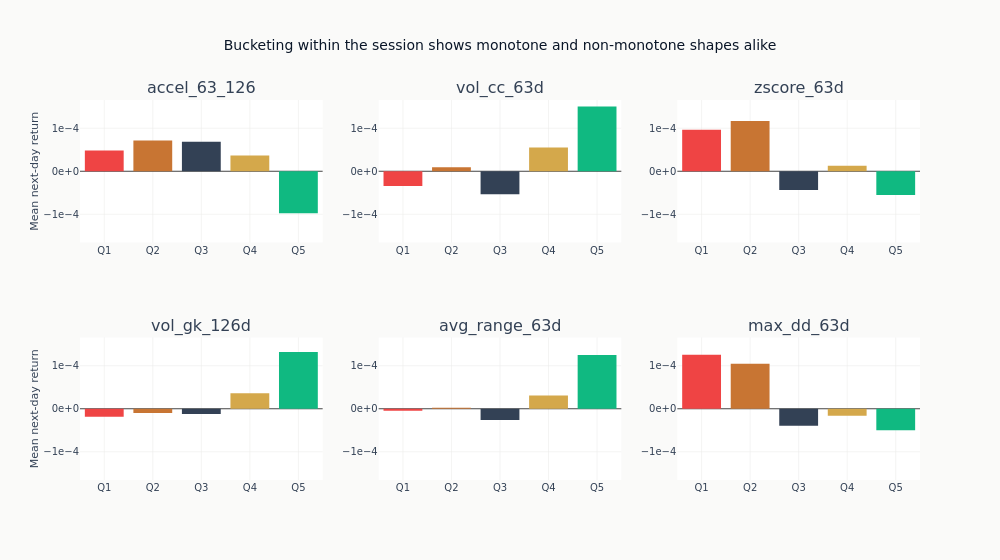

The notebook cell this image was saved under:
### Code cell
if quantile_spreads:
    figure_rows = (len(features_to_show) + 2) // 3
    fig = make_subplots(rows=figure_rows, cols=3, subplot_titles=features_to_show)
    quantile_colors = [
        COLORS["negative"],
        COLORS["copper"],
        COLORS["neutral"],
        COLORS["amber"],
        COLORS["positive"],
    ]
    for index, feature in enumerate(features_to_show):
        row, column = divmod(index, 3)
        fig.add_trace(
            go.Bar(
                x=[f"Q{quantile + 1}" for quantile in range(N_QUANTILES)],
                y=quantile_spreads[feature],
                marker_color=quantile_colors,
                showlegend=False,
            ),
            row=row + 1,
            col=column + 1,
        )
    fig.update_layout(
        title="Bucketing within the session shows monotone and non-monotone shapes alike",
        height=280 * figure_rows,
        width=1000,
    )
    # One shared y range, so a weak profile cannot be rescaled to look like a strong one.
    span = max(abs(value) for feature in features_to_show for value in quantile_spreads[feature])
    fig.update_yaxes(range=[-1.1 * span, 1.1 * span], tickformat=".0e")
    for row in range(1, figure_rows + 1):
        fig.update_yaxes(title_text="Mean next-day return", row=row, col=1)
    show_plotly_with_alt(
        fig,
        "A small-multiple grid, one panel per leading column, each showing the mean "
        "next-day return of the five within-session buckets from the lowest to the "
        "highest value of that column. All panels share one vertical range. Some rise "
        "or fall monotonically across the buckets, and others turn in the middle or put "
        "their extreme in an interior bucket, so a similar mean correlation is produced "
        "by quite different shapes.",
    )

### Figure 1 — Plotly figure (JSON) as saved in the notebook; plotly's stock layout.template omitted (floating-point values rounded to 4 significant figures)
{"data": [{"marker": {"color": ["#ef4444", "#C87533", "#334155", "#D4A84B", "#10b981"]}, "showlegend": false, "type": "bar", "x": ["Q1", "Q2", "Q3", "Q4", "Q5"], "xaxis": "x", "y": [4.82e-05, 7.131e-05, 6.879e-05, 3.657e-05, -9.77e-05], "yaxis": "y"}, {"marker": {"color": ["#ef4444", "#C87533", "#334155", "#D4A84B", "#10b981"]}, "showlegend": false, "type": "bar", "x": ["Q1", "Q2", "Q3", "Q4", "Q5"], "xaxis": "x2", "y": [-3.415e-05, 9.075e-06, -5.35e-05, 5.514e-05, 0.0001506], "yaxis": "y2"}, {"marker": {"color": ["#ef4444", "#C87533", "#334155", "#D4A84B", "#10b981"]}, "showlegend": false, "type": "bar", "x": ["Q1", "Q2", "Q3", "Q4", "Q5"], "xaxis": "x3", "y": [9.626e-05, 0.0001171, -4.355e-05, 1.269e-05, -5.534e-05], "yaxis": "y3"}, {"marker": {"color": ["#ef4444", "#C87533", "#334155", "#D4A84B", "#10b981"]}, "showlegend": false, "type": "bar", "x": ["Q1", "Q2", "Q3", "Q4", "Q5"], "xaxis": "x4", "y": [-1.855e-05, -9.908e-06, -1.235e-05, 3.596e-05, 0.000132], "yaxis": "y4"}, {"marker": {"color": ["#ef4444", "#C87533", "#334155", "#D4A84B", "#10b981"]}, "showlegend": false, "type": "bar", "x": ["Q1", "Q2", "Q3", "Q4", "Q5"], "xaxis": "x5", "y": [-4.543e-06, 2.482e-06, -2.633e-05, 3.06e-05, 0.000125], "yaxis": "y5"}, {"marker": {"color": ["#ef4444", "#C87533", "#334155", "#D4A84B", "#10b981"]}, "showlegend": false, "type": "bar", "x": ["Q1", "Q2", "Q3", "Q4", "Q5"], "xaxis": "x6", "y": [0.0001253, 0.0001046, -3.929e-05, -1.654e-05, -4.982e-05], "yaxis": "y6"}], "layout": {"annotations": [{"font": {"size": 16}, "showarrow": false, "text": "accel_63_126", "x": 0.1444, "xanchor": "center", "xref": "paper", "y": 1.0, "yanchor": "bottom", "yref": "paper"}, {"font": {"size": 16}, "showarrow": false, "text": "vol_cc_63d", "x": 0.5, "xanchor": "center", "xref": "paper", "y": 1.0, "yanchor": "bottom", "yref": "paper"}, {"font": {"size": 16}, "showarrow": false, "text": "zscore_63d", "x": 0.8556, "xanchor": "center", "xref": "paper", "y": 1.0, "yanchor": "bottom", "yref": "paper"}, {"font": {"size": 16}, "showarrow": false, "text": "vol_gk_126d", "x": 0.1444, "xanchor": "center", "xref": "paper", "y": 0.375, "yanchor": "bottom", "yref": "paper"}, {"font": {"size": 16}, "showarrow": false, "text": "avg_range_63d", "x": 0.5, "xanchor": "center", "xref": "paper", "y": 0.375, "yanchor": "bottom", "yref": "paper"}, {"font": {"size": 16}, "showarrow": false, "text": "max_dd_63d", "x": 0.8556, "xanchor": "center", "xref": "paper", "y": 0.375, "yanchor": "bottom", "yref": "paper"}], "height": 560, "title": {"text": "Bucketing within the session shows monotone and non-monotone shapes alike"}, "width": 1000, "xaxis": {"anchor": "y", "domain": [0.0, 0.2889]}, "xaxis2": {"anchor": "y2", "domain": [0.3556, 0.6444]}, "xaxis3": {"anchor": "y3", "domain": [0.7111, 1.0]}, "xaxis4": {"anchor": "y4", "domain": [0.0, 0.2889]}, "xaxis5": {"anchor": "y5", "domain": [0.3556, 0.6444]}, "xaxis6": {"anchor": "y6", "domain": [0.7111, 1.0]}, "yaxis": {"anchor": "x", "domain": [0.625, 1.0], "range": [-0.0001657, 0.0001657], "tickformat": ".0e", "title": {"text": "Mean next-day return"}}, "yaxis2": {"anchor": "x2", "domain": [0.625, 1.0], "range": [-0.0001657, 0.0001657], "tickformat": ".0e"}, "yaxis3": {"anchor": "x3", "domain": [0.625, 1.0], "range": [-0.0001657, 0.0001657], "tickformat": ".0e"}, "yaxis4": {"anchor": "x4", "domain": [0.0, 0.375], "range": [-0.0001657, 0.0001657], "tickformat": ".0e", "title": {"text": "Mean next-day return"}}, "yaxis5": {"anchor": "x5", "domain": [0.0, 0.375], "range": [-0.0001657, 0.0001657], "tickformat": ".0e"}, "yaxis6": {"anchor": "x6", "domain": [0.0, 0.375], "range": [-0.0001657, 0.0001657], "tickformat": ".0e"}}}
